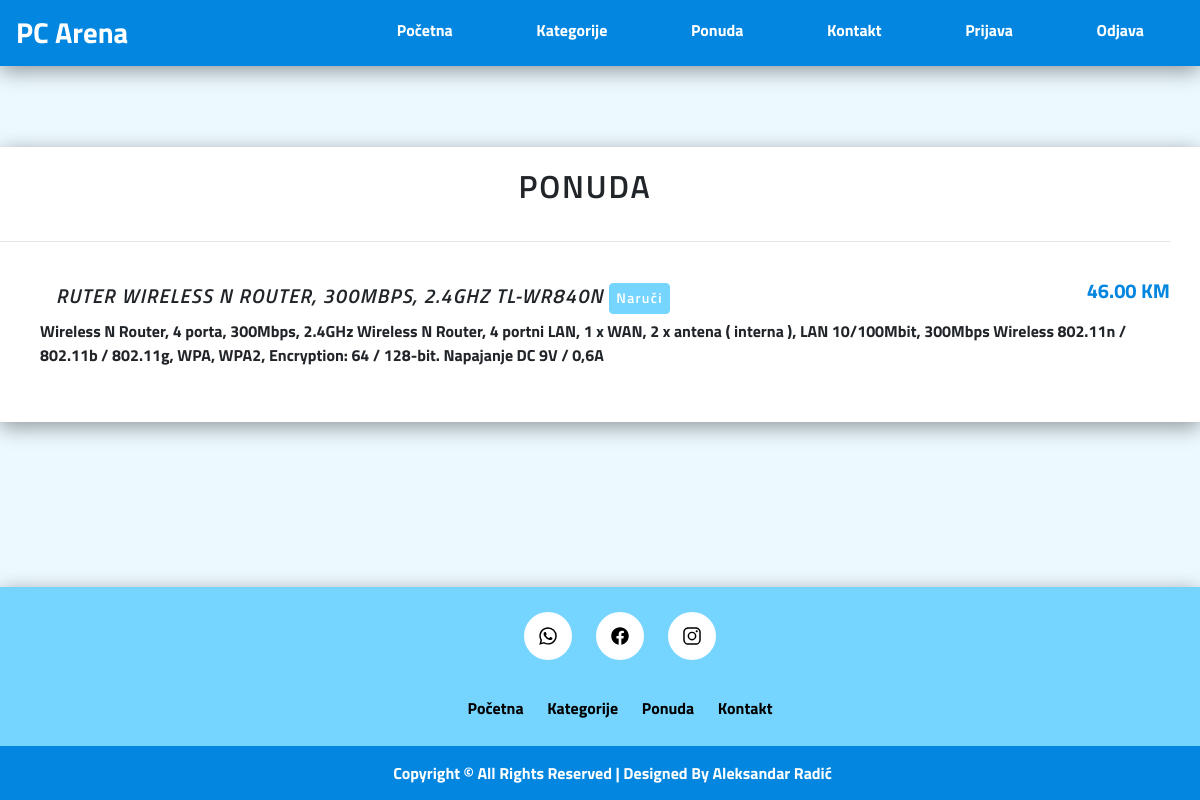
Screenshot of /search.php with the database file from the repository.
### tables this page shows
CREATE TABLE `tbl_ponuda` (
  `id` int(10) UNSIGNED NOT NULL,
  `naziv` varchar(100) NOT NULL,
  `opis` text NOT NULL,
  `cijena` decimal(10,2) NOT NULL,
  `kategorija_id` int(10) UNSIGNED NOT NULL,
  `objavljeno` varchar(10) NOT NULL,
  `aktivno` varchar(10) NOT NULL
);

### search.php (the view, shortened to what this page needs)
<!DOCTYPE html>
<html lang="en">
<head>
  <link rel="stylesheet" href="https://stackpath.bootstrapcdn.com/bootstrap/4.1.3/css/bootstrap.min.css"
>
  <link rel="stylesheet" href="css/style.css">
</head>
<body>
  <nav>
    <div class="navbar">
      <span class="pcshop-title">PC Arena</span>
      <ul>
        <li><a href="index.php">Početna</a></li>
        <li><a href="categories.php">Kategorije</a></li>
        <li><a href="ponuda.php">Ponuda</a></li>
        <li><a href="#">Kontakt</a></li>
        <li><a href="admin/login.php">Prijava</a></li>
        <li><a href="logout.php">Odjava</a></li>
      </ul>
    </div>
  </nav>
  <section class="interior-section-two menu-section">
    <div class="menu-list menu-list__dotted menu-list-1">
      <h2 class="menu-list__title">Ponuda</h2>
      <hr class="separator">
      <ul class="menu-list__items">
        <?php
                $search = $_POST['search'];
                $sql = "SELECT * FROM tbl_ponuda WHERE naziv LIKE '%$search%' OR opis LIKE '%$search%'";
                $conn = mysqli_connect('localhost', 'root', '') or die(mysqli_error($conn));
                $rezultat = mysqli_query($conn, $sql) or die(mysqli_error($conn));
                $brojredova = mysqli_num_rows($rezultat);
                if ($brojredova > 0) {
                    while ($row = mysqli_fetch_assoc($rezultat)) {
                        $id = $row['id'];
                        $naziv = $row['naziv'];
                        $opis = $row['opis'];
                        $cijena = $row['cijena'];
                    }
                ?>
        <li class="menu-list__item">
          <h4 class="menu-list__item-title">
            <span class="item_title">
              <?php echo $naziv; ?>
            </span>
            <div class="btn-menu"><a href="order.php?artikal_id=<?php echo $id; ?>">Naruči</a></div>
          </h4>
          <p>
            <?php echo $opis; ?>
          </p>
          <span class="menu-list__item-price">
            <p>
              <?php echo $cijena; ?> KM
            </p>
          </span>
        </li>
        <?php
                }
                ?>
      </ul>
    </div>
  </section>
  <footer>
    <ul class="icons">
      <li><a href="#"><ion-icon name="logo-whatsapp"></ion-icon></a></li>
      <li><a href="#"><ion-icon name="logo-facebook"></ion-icon></a></li>
      <li><a href="#"><ion-icon name="logo-instagram"></ion-icon></a></li>
    </ul>
    <ul class="menu">
      <li><a href="#">Početna</a></li>
      <li><a href="#">Kategorije</a></li>
      <li><a href="#">Ponuda</a></li>
      <li><a href="#">Kontakt</a></li>
    </ul>
    <div class="footer-copyright">
      <p>Copyright &copy; All Rights Reserved | Designed by Aleksandar Radić</p>
    </div>
  </footer>
</body>
</html>

### css/style.css (style rules this page uses)
body { margin: 0 0; padding: 0 0; font-family: 'Titillium Web', sans-serif; background-color: #ecf9ff; font-weight: bolder; min-height: 100vh; display: flex; flex-direction: column; }
.pcshop-title { font-family: 'Titillium Web', sans-serif; font-size: 1.8rem; color: white; }
.navbar { box-shadow: 0 5px 20px rgba(0, 0, 0, 0.4); width: 100%; background-color: #0286df; }
nav ul li { display: inline-block; list-style: none; font-size: 1rem; padding: 10px 20px 0px 20px; margin: 0 20px; cursor: pointer; position: relative; }
nav ul li:after { content: ""; width: 0; height: 3px; background: #76d5fe; position: absolute; left: 0; bottom: -10px; transition: 0.5s; }
nav ul li a { text-decoration: none; color: white; }
::placeholder { color: black; }
h4 { font-size: 1.125rem; font-weight: 600; font-style: italic; margin: 0 16px; }
.menu-section { margin: 0 auto; display: block; width: 100%; max-width: 1200px; padding-top: 25px; margin-bottom: 100px; margin-top: 56px; }
.menu-list { display: block; margin-left: auto; margin-right: auto; width: 100%; padding-bottom: 25px; margin-bottom: 50px; background: white; box-shadow: 0 5px 20px rgba(0, 0, 0, 0.4); padding-right: 30px; }
.menu-list hr { margin: 36px 0; }
.btn-menu { outline: none; border: 1px solid #76d5fe; background-color: #76d5fe !important; border-radius: 4px; text-align: center; font-size: 0.875rem; font-weight: 600; color: black; cursor: pointer; margin-top: 5px; display: inline-block; padding: 6px; font-style: normal; }
.menu-list__title { text-align: center; text-transform: uppercase; letter-spacing: 1.85px; font-weight: 600; padding-top: 20px; }
.menu-list__item { position: relative; margin-bottom: 30px; list-style: none; }
.menu-list__item-title { position: relative; margin-top: 0; margin-bottom: 5px; padding-right: 96px; text-align: left; letter-spacing: 1.25px; }
.menu-list__item-title .item_title { position: relative; z-index: 5; background-color: white; font-size: 20px; font-weight: 600; text-transform: uppercase; }
.menu-list__item-price { position: absolute; top: 0; right: 0; z-index: 1; max-width: 96px; background-color: white; font-size: 19px; font-size: 1.1875rem; line-height: 1.27316; font-weight: bold; }
.menu-list__item-price p { color: #0286df; font-size: 20px; font-family: 'Titillium Web', sans-serif; }
footer { background-color: #76d5fe; text-align: center; text-transform: uppercase; padding-top: 15px; margin-top: auto; box-shadow: 0 5px 20px rgba(0, 0, 0, 0.4); }
footer li { list-style: none; margin: 10px; display: inline-block; }
.icons a { background: white; color: black; padding: 14px; font-size: 20px; border-radius: 100%; display: flex; align-items: center; }
.menu a { color: black; text-transform: capitalize; }
.footer-copyright { background-color: #0286df; color: white; padding: 15px; margin-top: 15px; text-transform: capitalize; }
.footer-copyright p { margin-bottom: 0px; margin-left: 25px; }
.btn-menu a { text-decoration: none; color: white; }

### rows the page displays
tbl_ponuda: naziv "RUTER WIRELESS N ROUTER, 300MBPS, 2.4GHZ TL-WR840N", opis "Wireless N Router, 4 porta, 300Mbps, 2.4GHz Wireless N Router, 4 portni LAN, 1 x WAN, 2 x antena ( interna ), LAN 10/100Mbit, 300Mbps Wireless 802.11n / 802.11b / 802.11g, WPA, WPA2, Encryption: 64 / 128-bit. Napajanje DC 9V / 0,6A", cijena "46.00"
